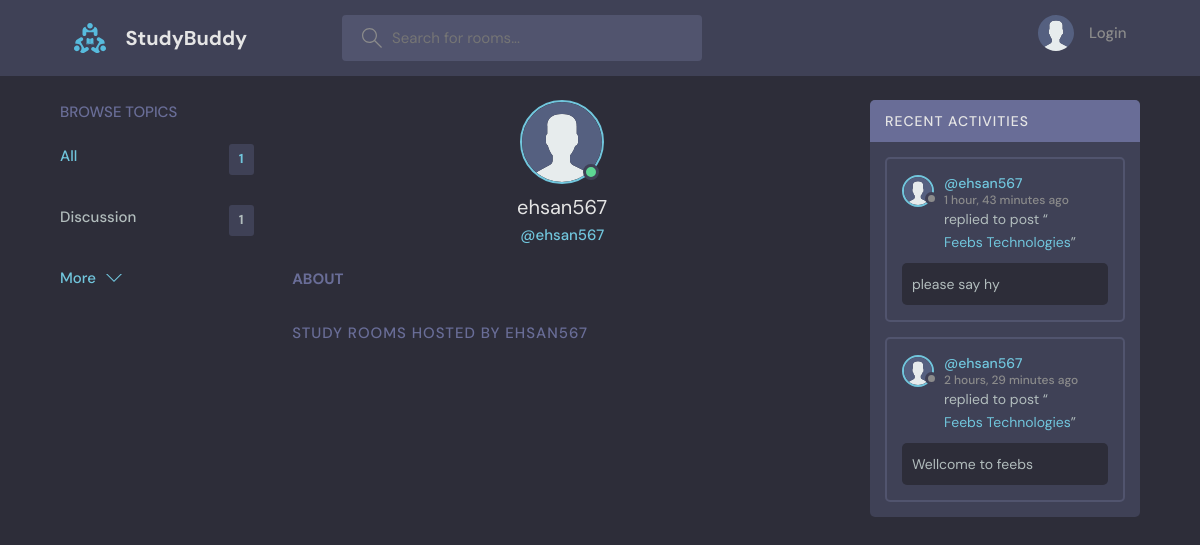
Screenshot of /profile/3/ with the database file from the repository.
### base/models.py (models this page shows, shortened)
class Topic(models.Model):
    name = models.CharField(max_length=200)

class User(AbstractUser):
    name = models.CharField(max_length=200, null=True)
    email = models.EmailField(unique=True, null=True)
    bio = models.TextField(null=True)
    avatar = models.ImageField(null=True, default="avatar.svg")
    USERNAME_FIELD = 'email'
    REQUIRED_FIELDS = []

class Message(models.Model):
    user = models.ForeignKey(User, on_delete=models.CASCADE)
    room = models.ForeignKey(Room, on_delete=models.CASCADE)
    body = models.TextField()
    updated = models.DateTimeField(auto_now=True)
    created = models.DateTimeField(auto_now_add=True)
    class Meta:
        ordering = ['-updated', '-created']

class Room(models.Model):
    topic = models.ForeignKey(Topic, on_delete=models.SET_NULL, null=True)
    host = models.ForeignKey(User, on_delete=models.SET_NULL, null=True)
    name = models.CharField(max_length=200)
    description = models.TextField(null=True, blank=True)
    participants = models.ManyToManyField(User, related_name='participants', blank=True)
    updated = models.DateTimeField(auto_now=True)
    created = models.DateTimeField(auto_now_add=True)
    class Meta:
        ordering = ['-updated', '-created']

### base/views.py (the view)
# urls.py: path('profile/<str:pk>/', views.userProfile, name='user-profile'),
def userProfile(request, pk):
    user = User.objects.get(id=pk)
    rooms = user.room_set.all()
    topics = Topic.objects.all()
    room_messages = user.message_set.all()
    context = {'user': user, 'rooms': rooms, 'topics': topics, 'room_messages': room_messages}
    return render(request, 'base/profile.html', context)

### base/templates/base/profile.html (shortened to what this page needs)
{% extends 'main.html'%}
{%block content%}
  <main class="profile-page layout layout--3">
    <div class="container">
       {%include 'base/topics_component.html'%}
      <div class="roomList">
        <div class="profile">
          <div class="profile__avatar">
            <div class="avatar avatar--large active">
              <img src="{{ user.avatar.url }}" />
            </div>
          </div>
          <div class="profile__info">
            <h3>{{user.username}}</h3>
            <p>@{{user.username}}</p>
          </div>
          <div class="profile__about">
            <h3>About</h3>
          </div>
        </div>
        <div class="roomList__header">
          <div>
            <h2>Study Rooms Hosted by {{ user.username }}</a>
            </h2>
          </div>
        </div>
      </div>
      {% include 'base/activity_component.html' %}
    </div>
  </main>
{%endblock content %}

### templates/main.html (shortened to what this page needs)
<!DOCTYPE html>
{% load static %}
<html lang="en">
  <head>
    <link rel="stylesheet" href="{%static 'styles/style.css' %}" />
  </head>
  <body>
     {% include 'navbar.html' %}
     {%block content%}
         {%endblock%}
  </body>
</html>

### templates/navbar.html (shortened to what this page needs)
{% load static %}
<header class="header header--loggedIn">
      <div class="container">
        <a href="{% url 'home' %}" class="header__logo">
          <img src="{% static 'images/logo.svg' %}" />
          <h1>StudyBuddy</h1>
        </a>
        <form class="header__search" method="GET" action="{% url 'home'%}">
          <label>
            <input name="q" placeholder="Search for rooms..." />
          </label>
        </form>
        <nav class="header__menu">
          {%if request.user.is_authenticated %}
          <div class="header__user">
            <a href="{% url 'update-user' %}">
              <div class="avatar avatar--medium active">
                <img src="{{ request.user.avatar.url }}" />
              </div>
              <p>{{ request.user.username }} <span>@{{ request.user.username }}</span></p>
            </a>
            <button class="dropdown-button">
              <svg version="1.1" xmlns="http://www.w3.org/2000/svg" width="32" height="32" viewBox="0 0 32 32">
                <title>chevron-down</title>
                <path d="M16 21l-13-13h-3l16 16 16-16h-3l-13 13z"></path>
              </svg>
            </button>
          </div>
          {% else %}
          <a href="{% url 'login' %}">
            <img src="{% static 'images/avatar.svg' %}" />
            <p>Login</p>
          </a>
          {% endif %}
        </nav>
      </div>
    </header>

### base/templates/base/topics_component.html
         <div class="topics">
          <div class="topics__header">
            <h2>Browse Topics</h2>
          </div>
          <ul class="topics__list">
            <li>
              <a href="{% url 'home' %}" class="active">All <span>{{topics.count}}</span></a>
            </li>
            {% for topic in topics %}
            <li>
              <a href="{% url 'home' %}?q={{topic.name}}">{{topic.name}} <span>{{topic.room_set.count}}</span></a>
            </li>
            {% endfor %}
          </ul>
          <a class="btn btn--link" href="{% url 'topics' %}">
            More
            <svg version="1.1" xmlns="http://www.w3.org/2000/svg" width="32" height="32" viewBox="0 0 32 32">
              <title>chevron-down</title>
              <path d="M16 21l-13-13h-3l16 16 16-16h-3l-13 13z"></path>
            </svg>
          </a>
        </div>

### base/templates/base/activity_component.html (shortened to what this page needs)
<div class="activities">
  <div class="activities__header">
    <h2>Recent Activities</h2>
  </div>
  {% for message in room_messages %}
  <div class="activities__box">
    <div class="activities__boxHeader roomListRoom__header">
      <a href="{% url 'user-profile' message.user.id %}" class="roomListRoom__author">
        <div class="avatar avatar--small">
          <img src="{{ message.user.avatar.url }}" />
        </div>
        <p>
          @{{ message.user.username }} <br>
          <span>{{ message.created|timesince }} ago</span>
        </p>
      </a>
    </div>
    <div class="activities__boxContent">
      <p>
        replied to post
        “<a href="{% url 'room' message.room.id %}">
          {{ message.room.name }}
        </a>”
      </p>
      <div class="activities__boxRoomContent">
        {{ message.body }}
      </div>
    </div>
  </div>
  {% empty %}
    <p>No recent activity found.</p>
  {% endfor %}
</div>

### rows the page displays
Topic: name "Discussion", room_set.count "1"
User: avatar (placeholder picture), username "ehsan567", username "EHSAN567"
Message: user.avatar (placeholder picture), user.username "ehsan567", created "1 hour, 43 minutes", room.name "Feebs Technologies", body "please say hy"
Message: user.avatar (placeholder picture), user.username "ehsan567", created "2 hours, 29 minutes", room.name "Feebs Technologies", body "Wellcome to feebs"

### other values shown
{{ topics.count }} "1"
